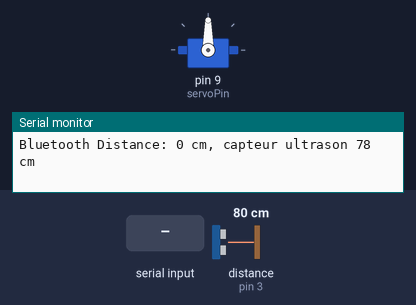
The sketch below on a simulated Arduino Uno, built with avr-gcc and run on an emulated ATmega328P. Parts: servo, the last lines printed to the serial monitor. Wiring (inferred from the names in the program): ultrasonic range finder: trigger pin 2; echo pin 3. The inputs (shaded band) are chosen by the test bench; at power-on: distance to the obstacle (sensor on pin 3) 80 cm. The echo pulse lasts 58.3 µs per cm.

Above: at 1.2 s.
1.3 s: "90,45\n" received over the second serial link
At 1.45 s:
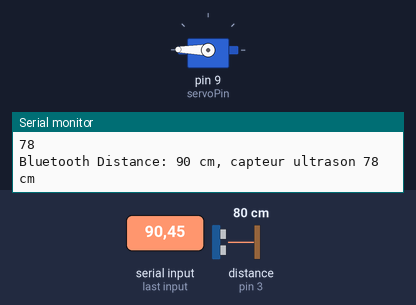
4.3 s: distance to the obstacle (sensor on pin 3) set to 2 cm
At 4.32 s:
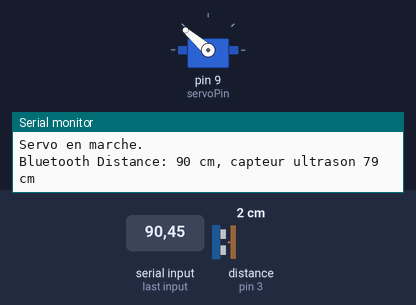
7.3 s: distance to the obstacle (sensor on pin 3) set to 18 cm
At 8.66 s:
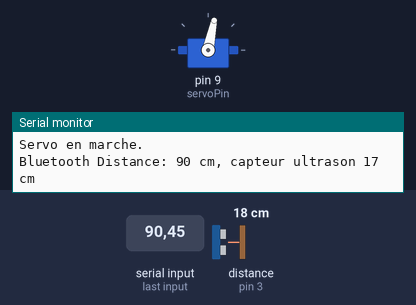
10.3 s: distance to the obstacle (sensor on pin 3) set to 4 cm
Timing chart, 0 to 14.3 s (numbered marks = the images above; inputs shaded):
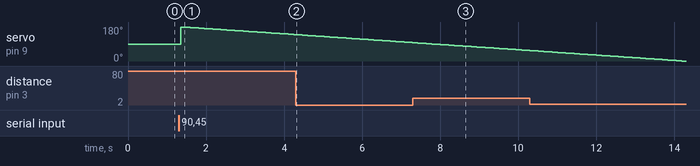

The sketch:

Dynasty_luc_et_jul.ino
```cpp
#include <Servo.h>
#include <SoftwareSerial.h>

Servo servo;
int targetDistance;
int pos;
long duration, distance;
const int trigPin = 2;         // Broche de déclenchement du capteur ultrasonique
const int echoPin = 3;         // Broche de réception du capteur ultrasonique
const int servoPin = 9;        // Broche de contrôle du servo-moteur

SoftwareSerial bluetooth(10, 11);  // Broches RX, TX du module Bluetooth

void mesure() {
  digitalWrite(trigPin, LOW);
  delayMicroseconds(2);
  digitalWrite(trigPin, HIGH);
  delayMicroseconds(10);
  digitalWrite(trigPin, LOW);

  duration = pulseIn(echoPin, HIGH);
  distance = duration * 0.034 / 2;

  Serial.print("Bluetooth Distance: ");
  Serial.print(targetDistance);
  Serial.print(" cm, capteur ultrason ");
  Serial.print(distance);
  Serial.println(" cm");
}
void test () {
    if (targetDistance == distance) {
          // Arrête le servo-moteur
          servo.detach();
          Serial.println("Servo stop.");
          delay(500);

          }
else {
  servo.attach(9);
          Serial.println("Servo en marche.");
          delay(15);
}

     }


void moov() {


    if (targetDistance < distance) {
      for (int pos = 0; pos <= 180; pos += 1) {
        servo.write(pos);
        mesure();
        test ();
        delay(15);


        }
         for (int pos = 180; pos >= 0; pos -= 1) {
        servo.write(pos);
        mesure();
         test ();
        delay(15);

         }
      }


      else if (targetDistance > distance) {
      for (int pos = 180; pos >= 0; pos -= 1) {
        servo.write(pos);
        mesure();
         test ();
        delay(15);

      }
      for (int pos = 0; pos <= 180; pos += 1) {
        servo.write(pos);
        mesure();
         test ();
        delay(15);

      }
    }


  }


void setup() {
  pinMode(trigPin, OUTPUT);
  pinMode(echoPin, INPUT);

  servo.attach(servoPin);       // Attache le servo-moteur à la broche de contrôle

  Serial.begin(9600);           // Initialise la communication série avec l'ordinateur
  bluetooth.begin(9600);        // Initialise la communication série avec le module Bluetooth
}

void loop() {
  mesure();
  if (bluetooth.available()) {

   targetDistance = bluetooth.parseInt();
  while (targetDistance != distance) {

       Serial.println(distance);
    moov();
  }
  }


}
```
